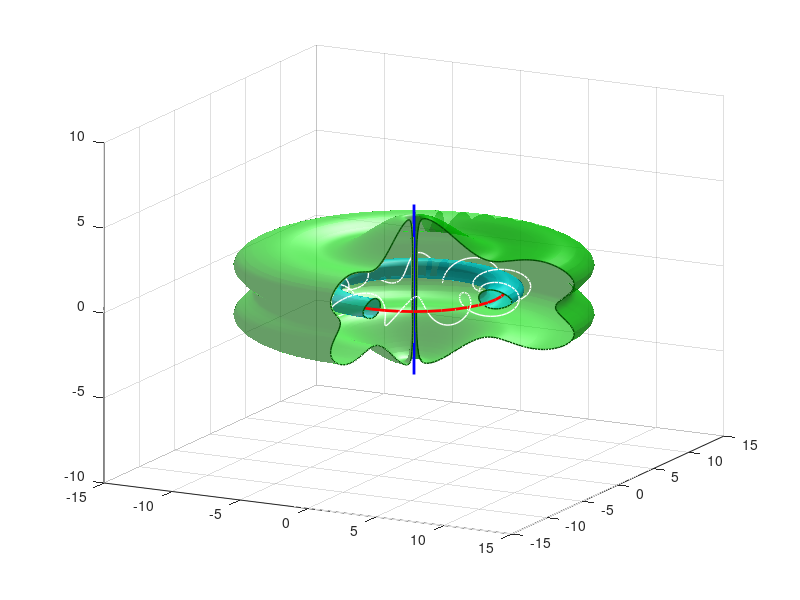

Here is the MATLAB script that generated this plot: (Note: this script raises an error after producing the figure.)
%   Box size
L = 26;
Lz = 26;
%   Grid size
N=128;
Nz=128;
%   Initialize grid
r = linspace(-L/2,L/2,N);
rz = linspace(-Lz/2,Lz/2,Nz);
h = r(2)-r(1);
hz = rz(2)-rz(1);
k = [ (0:N/2)*2*pi/L -(N/2-1:-1:1)*2*pi/L];
kz = [ (0:Nz/2)*2*pi/Lz -(Nz/2-1:-1:1)*2*pi/Lz];
[KX,KY,KZ] = meshgrid(k,k,kz);
kk = ((KX.^2+KY.^2+KZ.^2)/2);

NE = (100);
g = 0.0276;
NN0=(1.e6); % number of particles
sr = 1;
s = 1;
omega = 1;

vm = 34;
vz = 18;
alpha = 0.8;
beta = 0.2;
m = 1;

re = [r(N/2+1:end)];
rze = r;
%%
[X,Z] = meshgrid(r,rz);
V = ((92-(0.5*Z.^2 * 9 + 0.5*X.^2 + 1.5*vm*beta^(2*m)*X.^2.^m.*exp(-m*(beta^2*X.^2 - 1)) + 1.5*vz*exp(-alpha^2*Z.^2)))).*tanh(sqrt((X).^2)/1).^2;
C=contour(X,Z,V,[3 3]);
%%
% plot(C(1,2:361),C(2,2:361));
% hold all;
% plot(C(1,364:401),C(2,364:401));
% plot(C(1,404:end),C(2,404:end));
z = C(2,2:222);
rr = C(1,2:222);
theta = 0:pi/20:pi*1.5;
xx = bsxfun(@times,rr',sin(theta));
yy = bsxfun(@times,rr',cos(theta));
zz = repmat(z',1,length(theta));
surf(xx,yy,zz,'FaceAlpha',0.6,'LineStyle','none','FaceLighting','gouraud',...
    'FaceColor',[0 1 0])
hold all
plot3(-rr, 0*rr, z, 'Color', [0 0.3 0], 'LineWidth', 1);
plot3(0*rr, rr, z, 'Color', [0 0.3 0], 'LineWidth', 1);
z = C(2,446:482);
rr = C(1,446:482);
theta = 0:pi/20:pi*1.5;
xx = bsxfun(@times,rr',sin(theta));
yy = bsxfun(@times,rr',cos(theta));
zz = repmat(z',1,length(theta));
surf(xx,yy,zz,'FaceAlpha',0.7,'LineStyle','none','FaceLighting','gouraud',...
    'FaceColor',[0 1 1])
light('Position',[-0.112527930568828 0.794552995758402 0.59667663082548]);
plot3([0 0], [0 0], [-5 5], 'Color', [0 0 1], 'LineWidth', 2);
theta = 0:pi/20:pi*2;
plot3(6*cos(theta), 6*sin(theta), 0*sin(theta), 'Color', [1 0 0], 'LineWidth', 2);
zlim([-10 10]);
view([27.5 18]);
plot3(-rr, 0*rr, z, 'Color', [0 0.3 0], 'LineWidth', 1);
plot3(0*rr, rr, z, 'Color', [0 0.3 0], 'LineWidth', 1);

phi = (0:300)/300*2*pi;
x = (6+1.7*cos(10*phi)).*cos(phi);
y = (6+1.7*cos(10*phi)).*sin(phi);
z = 0.8*sin(10*phi);
plot3(x, y, z, 'Color', [1 1 1], 'LineWidth', 1);

phi = (0:200)/200*2*pi;
x = (6+1.7*cos(10*phi)).*cos(phi);
y = (6+1.7*cos(10*phi)).*sin(phi);
z = 0.8*sin(10*phi);
u = gradient(x);
v = gradient(y);
w = gradient(z);
%quiver3(x,y,z,u,v,w,0);
arrow([x(1:10:200)' y(1:10:200)' z(1:10:200)'], [x(1:10:200)'+u(1:10:200)'/10 y(1:10:200)'+v(1:10:200)'/10 z(1:10:200)'+w(1:10:200)'/10], 4,...
    'FaceColor', [1 1 1], 'EdgeColor', [1 1 1], 'FaceLighting', 'none', 'LineWidth', 1);
%%
slice=zeros(N,Nz);
slice_ring=zeros(N,Nz);
[X,Y,Z] = meshgrid(r,r,rz);
RS = X.^2 + Y.^2;
V = 0.5*Z.^2 * 9 + 0.5*RS + vm*beta^(2*m)*RS.^m.*exp(-m*(beta^2*RS - 1)) + vz*exp(-alpha^2*Z.^2);
load('phi.mat'); %loading the initial state

xxi = zeros(length(re),Nz);


for ix=1:length(re)
    for iy=1:Nz
        xi = sqrt(0.5/g)/abs(phi(N/2,ix+N/2,iy));
        xxi(ix,iy)=xi;
    end
end
 xi=min(min(xxi));
 NN = sum(sum(sum(abs(phi.^2))));
 EEbase = sum(sum(sum(abs(conj(phi).*ifftn(kk.*fftn(phi)))  + (V+g*0.5*abs(phi.^2)).*abs(phi.^2) )))/NN;

%% line placement variations
EE=zeros(length(re),1);
EE2=zeros(length(re),1);
% r0 = 4.5;
% phi = phi.*tanh(sqrt((sqrt(RS)-r0).^2+(Z).^2)/xi).^sr.*exp(-1i*sr*atan2(sqrt(RS)-r0,Z));
for ix=1:length(re)
    phis = phi.*tanh(sqrt((X-re(ix)).^2+Y.^2)/xi).^s.*exp(-1i*s*atan2(X - re(ix),Y));
    phiv = abs(phis.^2);
    NN = sum(sum(sum(phiv)));
        EE(ix) = sum(sum(sum(abs(conj(phis).*ifftn(kk.*fftn(phis)))  + (V+g*0.5*phiv).*phiv )))/NN - EEbase;
        EE2(ix) =  real(sum(sum(sum( 1i*omega/(12*h)*conj(phis).*(X.*(-circshift(phis,2)+8*circshift(phis,1)-8*circshift(phis,-1)+circshift(phis,-2)) - ...
            Y.*(-circshift(phis,[0 2])+8*circshift(phis,[0 1])-8*circshift(phis,[0 -1])+circshift(phis,[0 -2]))) ))))/NN;
end
%% ring placement variations
EE=zeros(length(re),length(rze));
EE2=zeros(length(re),length(rze));
%  r0 = 0.2;
%  phi = phi.*tanh(sqrt((X-r0).^2+Y.^2)/xi).^s.*exp(-1i*s*atan2(X - r0,Y));
tic
for ix=1:length(re)
    for iz=1:length(rze)
%        phiv = abs(phi).^2.*tanh(sqrt(Y.^2+(X-re(ix)).^2)./xxi(ix)).^2;
%        phiv = abs(phi).^2.*tanh(sqrt((sqrt(RS)-re(ix)).^2+(Z-rze(iz)).^2)/xi).^2;
        phis = phi.*tanh(sqrt((sqrt(RS)-re(ix)).^2+(Z-rze(iz)).^2)/xi).^sr.*exp(-1i*sr*atan2(sqrt(RS)-re(ix),Z-rze(iz)));
        phiv = abs(phis.*conj(phis));
        NN = sum(sum(sum(phiv)));
%         EE(ix,iz) = 1/NN*0.5*sum(sum(sum( phiv./(Y.^2+(X-re(ix)).^2) )))*h*h*hz;
%         EE(ix,iz) = 1/NN*0.5*sum(sum(sum( phiv./((sqrt(RS)-re(ix)).^2+(Z-rze(iz)).^2) )))*h*h*hz;
        EE(ix,iz) = sum(sum(sum(abs(conj(phis).*ifftn(kk.*fftn(phis))) + (V+g*0.5*phiv).*phiv)))/NN - EEbase;
%        EE2(ix,iz) = real(sum(sum(sum( omega/(12*h)*conj(phis).*(X.*(-circshift(phis,2)+8*circshift(phis,1)-8*circshift(phis,-1)+circshift(phis,-2)) - ...
%            Y.*(-circshift(phis,[0 2])+8*circshift(phis,[0 1])-8*circshift(phis,[0 -1])+circshift(phis,[0 -2]))) ))))/NN;
%         phiv = abs(phi).^2.*tanh(sqrt(Y.^2+(X-re(ix)).^2)./min(xxi)).^2;
%        phiv = abs(phi).^2.*tanh(sqrt(Y.^2+(X-re(ix)).^2)./0.173785050707567).^2;
%        NN = sum(sum(sum(phiv)))*h*h*hz;
%        EE2(ix,iz) = 1/NN*0.5*sum(sum(sum( phiv./(Y.^2+(X-re(ix)).^2) )))*h*h*hz;
        %EE(N-ix+1,iz) = EE(ix,iz);
        %EE(ix,Nz-iz+1) = EE(ix,iz);
        %EE(N-ix+1,Nz-iz+1) = EE(ix,iz);
    end
end
toc
%plot(rze',EE(1,:)'/norm0);
% plot(re',EE(:,N/2)'/norm0);
%hold all;
%plot(re',xxi);
%% plotting density with energy contour
 figure;
 hold all;
 slice = squeeze(phi(:,N/2,:));
 imagesc(r,rz,abs(squeeze(phi(:,N/2,:))').^2);
 contour(re',rze',EE'/max(max(EE)),'Color',[1 1 1],'LevelStep',0.055);
%   contour(re',rze',EE2'/max(max(EE2)),'Color',[1 1 1],'LevelStep',0.05);
xlim([0 12]);
ylim([-12 12]);
colorbar;
%% saving cross-sections
% AAA = [r(N/2+1:end)' slice(N/2+1:end,N/2).^2];
% save density_z_0.dat  AAA -ASCII
% AAA = [r' slice(N/2+1,:)'.^2];
% save density_r_0.dat  AAA -ASCII
% AAA = [re' EE(:,NE+1)/10^6];
% save energy_z_0.dat  AAA -ASCII
% AAA = [rze' EE(1,:)'/10^6];
% save energy_r_0.dat  AAA -ASCII
